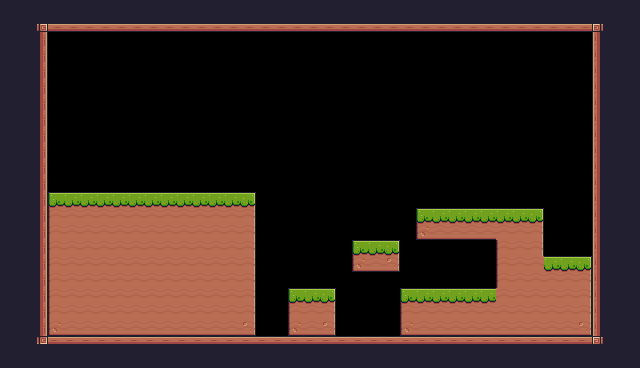

A 2D game scene composited from a Tiled map and its tileset images. What follows is a short description and the map's XML, with every tile layer's data as written:
An orthogonal 40x23 tile map with 16x16 px tiles, 1 tile layer (Background) and 16 objects (2x Fruit, Player, Checkpoint, Enemy).

<map version="1.10" tiledversion="1.11.2" orientation="orthogonal" renderorder="right-down" width="40" height="23" tilewidth="16" tileheight="16" infinite="0" nextlayerid="4" nextobjectid="17">
 <tileset firstgid="1" source="Pixel Adventure.tsx" />
 <layer id="1" name="Background" width="40" height="23">
  <data encoding="csv">
24,24,24,24,24,24,24,24,24,24,24,24,24,24,24,24,24,24,24,24,24,24,24,24,24,24,24,24,24,24,24,24,24,24,24,24,24,24,24,112,
24,112,92,134,134,134,134,134,134,134,134,134,134,134,134,134,134,134,134,134,134,134,134,134,134,134,134,134,134,134,134,134,134,134,134,134,134,2147483740,24,112,
24,112,113,0,0,0,0,0,0,0,0,0,0,0,0,0,0,0,0,0,0,0,0,0,0,0,0,0,0,0,0,0,0,0,0,0,0,111,24,112,
24,112,113,0,0,0,0,0,0,0,0,0,0,0,0,0,0,0,0,0,0,0,0,0,0,0,0,0,0,0,0,0,0,0,0,0,0,111,24,112,
24,112,113,0,0,0,0,0,0,0,0,0,0,0,0,0,0,0,0,0,0,0,0,0,0,0,0,0,0,0,0,0,0,0,0,0,0,111,112,112,
24,112,113,0,0,0,0,0,0,0,0,0,0,0,0,0,0,0,0,0,0,0,0,0,0,0,0,0,0,0,0,0,0,0,0,0,0,111,112,112,
24,112,113,0,0,0,0,0,0,0,0,0,0,0,0,0,0,0,0,0,0,0,0,0,0,0,0,0,0,0,0,0,0,0,0,0,0,111,112,112,
24,112,113,0,0,0,0,0,0,0,0,0,0,0,0,0,0,0,0,0,0,0,0,0,0,0,0,0,0,0,0,0,0,0,0,0,0,111,112,112,
24,112,113,0,0,0,0,0,0,0,0,0,0,0,0,0,0,0,0,0,0,0,0,0,0,0,0,0,0,0,0,0,0,0,0,0,0,111,112,112,
24,112,113,0,0,0,0,0,0,0,0,0,0,0,0,0,0,0,0,0,0,0,0,0,0,0,0,0,0,0,0,0,0,0,0,0,0,111,112,112,
24,112,113,0,0,0,0,0,0,0,0,0,0,0,0,0,0,0,0,0,0,0,0,0,0,0,0,0,0,0,0,0,0,0,0,0,0,111,112,112,
24,112,113,0,0,0,0,0,0,0,0,0,0,0,0,0,0,0,0,0,0,0,0,0,0,0,0,0,0,0,0,0,0,0,0,0,0,111,24,112,
24,112,113,7,8,8,8,8,8,8,8,8,8,8,8,9,0,0,0,0,0,0,0,0,0,0,0,0,0,0,0,0,0,0,0,0,0,111,112,112,
24,112,113,29,30,30,30,30,30,30,30,30,30,30,30,31,0,0,0,0,0,0,0,0,0,0,7,8,8,8,8,8,8,9,0,0,0,111,112,112,
24,112,113,29,30,30,30,30,30,30,30,30,30,30,30,31,0,0,0,0,0,0,0,0,0,0,51,52,52,52,52,30,30,31,0,0,0,111,112,112,
24,112,113,29,30,30,30,30,30,30,30,30,30,30,30,31,0,0,0,0,0,0,7,8,9,0,0,0,0,0,0,29,30,31,0,0,0,111,112,112,
24,112,113,29,30,30,30,30,30,30,30,30,30,30,30,31,0,0,0,0,0,0,51,52,53,0,0,0,0,0,0,29,30,30,8,8,9,111,112,112,
24,112,113,29,30,30,30,30,30,30,30,30,30,30,30,31,0,0,0,0,0,0,0,0,0,0,0,0,0,0,0,29,30,30,30,30,31,111,24,112,
24,112,113,29,30,30,30,30,30,30,30,30,30,30,30,31,0,0,7,8,9,0,0,0,0,7,8,8,8,8,8,30,30,30,30,30,31,111,24,112,
24,112,113,29,30,30,30,30,30,30,30,30,30,30,30,31,0,0,29,30,31,0,0,0,0,29,30,30,30,30,30,30,30,30,30,30,31,111,24,112,
112,112,113,51,52,52,52,52,52,52,52,52,52,52,52,53,0,0,51,52,53,0,0,0,0,51,52,52,52,52,52,52,52,52,52,52,53,111,24,112,
24,112,1073741916,90,90,90,90,90,90,90,90,90,90,90,90,90,90,90,90,90,90,90,90,90,90,90,90,90,90,90,90,90,90,90,90,90,90,1610612850,24,112,
24,24,24,24,24,24,24,24,24,24,24,24,24,24,24,24,24,24,24,24,24,24,24,24,24,24,24,24,24,24,24,24,24,24,24,24,24,24,24,112
</data>
 </layer>
 <objectgroup id="2" name="Spawnpoints">
  <object id="1" name="Player" type="Player" x="48" y="160" width="28.7333" height="29.8826" />
  <object id="2" name="Checkpoint" type="Checkpoint" x="544" y="192" width="64" height="64" />
  <object id="3" name="Bananas" type="Fruit" x="352" y="304" width="32" height="32" />
  <object id="4" name="Bananas" type="Fruit" x="256" y="304" width="32" height="32" />
  <object id="5" name="Chicken" type="Enemy" x="464" y="176" width="32" height="32">
   <properties>
    <property name="offNeg" type="float" value="4" />
    <property name="offPos" type="float" value="4" />
   </properties>
  </object>
 </objectgroup>
 <objectgroup id="3" name="Collisions">
  <object id="6" x="32" y="16" width="576" height="16" />
  <object id="7" x="592" y="32" width="16" height="320" />
  <object id="8" x="32" y="336" width="560" height="16" />
  <object id="9" x="32" y="32" width="16" height="304" />
  <object id="10" x="48" y="192" width="208" height="144" />
  <object id="11" x="288" y="288" width="48" height="48" />
  <object id="12" x="352" y="240" width="48" height="32" />
  <object id="13" x="400" y="288" width="192" height="48" />
  <object id="14" x="496" y="256" width="96" height="32" />
  <object id="15" x="496" y="208" width="48" height="48" />
  <object id="16" x="416" y="208" width="80" height="32" />
 </objectgroup>
</map>
